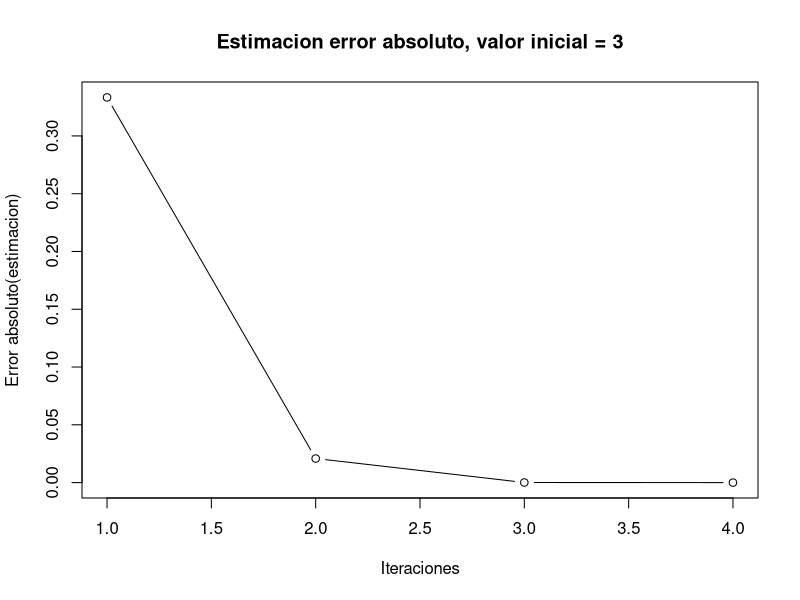
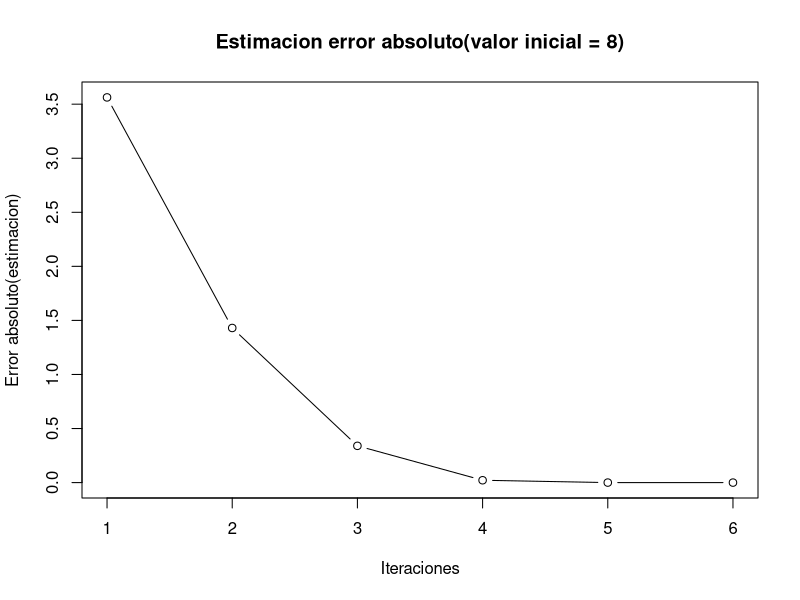
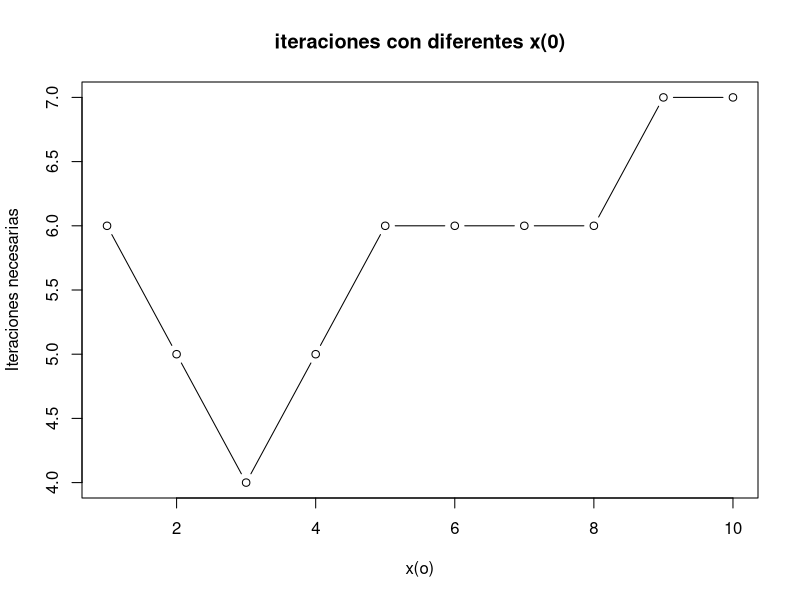

Here is the R script that generated these plots, in order:
## ---- chunk 1
funcion  = function(x,n){
  return ((1/2)*(x+n/x))
}
## ---- chunk 2
raizCuadrada = function(x,n,E){
  y <- funcion(x,n)
  resultadosParciales =c()
  errorAbsoluto<-c()
  errorRelativo<-c()
  while(abs(x-y)>E){
    errorAbsoluto <- c(errorAbsoluto,abs(x-y))
    errorRelativo <- c(errorRelativo,abs(x-y)/abs(y))
    resultadosParciales = c(resultadosParciales,y)
    x <- y
    y <- funcion(x,n)
  }
  errorAbsoluto <- c(errorAbsoluto,abs(x-y))
  errorRelativo <- c(errorRelativo,abs(x-y)/abs(y))
  resultadosParciales = c(resultadosParciales,y)
  lista = list("errorAbsoluto" = errorAbsoluto,"errorRelativo" = errorRelativo, "resultadosParciales" = resultadosParciales, "y" = y)
}
## ---- chunk 3
x <- 3
n <- 7
E <- 1e-8
## ---- chunk 4
resultados = raizCuadrada(x,n,E)
iteraciones = length(resultados$errorAbsoluto)
resultadoFinal = resultados$resultadosParciales[iteraciones]

cat("Raiz cuadrada de", n, "=", resultadoFinal,"\n")

cat("Error < ",1e-8, "\n")

cat("Error de truncamiento:", abs(7-resultadoFinal^2),"\n")

cat("Estimacion del error de truncamiento ", resultados$errorAbsoluto[iteraciones],"\n")

cat("Estimacion del error relativo: ", resultados$errorRelativo[iteraciones],"\n")
## ---- chunk 5
plot(resultados$errorAbsoluto, type = "b", xlab="Iteraciones", ylab="Error absoluto(estimacion)", main = "Estimacion error absoluto, valor inicial = 3")
## ---- chunk 6
tablaErrores <- data.frame(
  "iteraciones" = 1:iteraciones,
  "x_i" = resultados$resultadosParciales,
  "errorAbsoluto" = resultados$errorAbsoluto,
  "errorRelactivo" = resultados$errorRelativo
)

print(tablaErrores)
## ---- chunk 7
results = c()
iterations = c()
absoluteError = c()
relativeError = c()

for(i in 1:10){
  resultados = raizCuadrada(i,n,E)
  results = c(results,resultados$y)
  i = length(resultados$errorAbsoluto)
  iterations = c(iterations,i)
  absoluteError = c(absoluteError,resultados$errorAbsoluto[i])
  relativeError = c(relativeError,resultados$errorRelativo[i])
}

tablaErrores <- data.frame(
  "x_0" = 1:10,
  "raiz" = results,
  "iteraciones" = iterations,
  "errorRelactivo" = relativeError,
  "errorAbsoluto" = absoluteError
)

print(tablaErrores)
## ---- chunk 8
resultados = raizCuadrada(8,n,E)

plot(resultados$errorAbsoluto, type = "b", xlab="Iteraciones", ylab="Error absoluto(estimacion)", main = "Estimacion error absoluto(valor inicial = 8)")
## ---- chunk 9
plot(x = 1:10,y = iterations, type = "b", xlab="x(o)", ylab="Iteraciones necesarias", main = "iteraciones con diferentes x(0)")
## ---- chunk 10
options(digits = 17)
cat("Raiz cuadrada de", n, "=", resultadoFinal,"\n")
